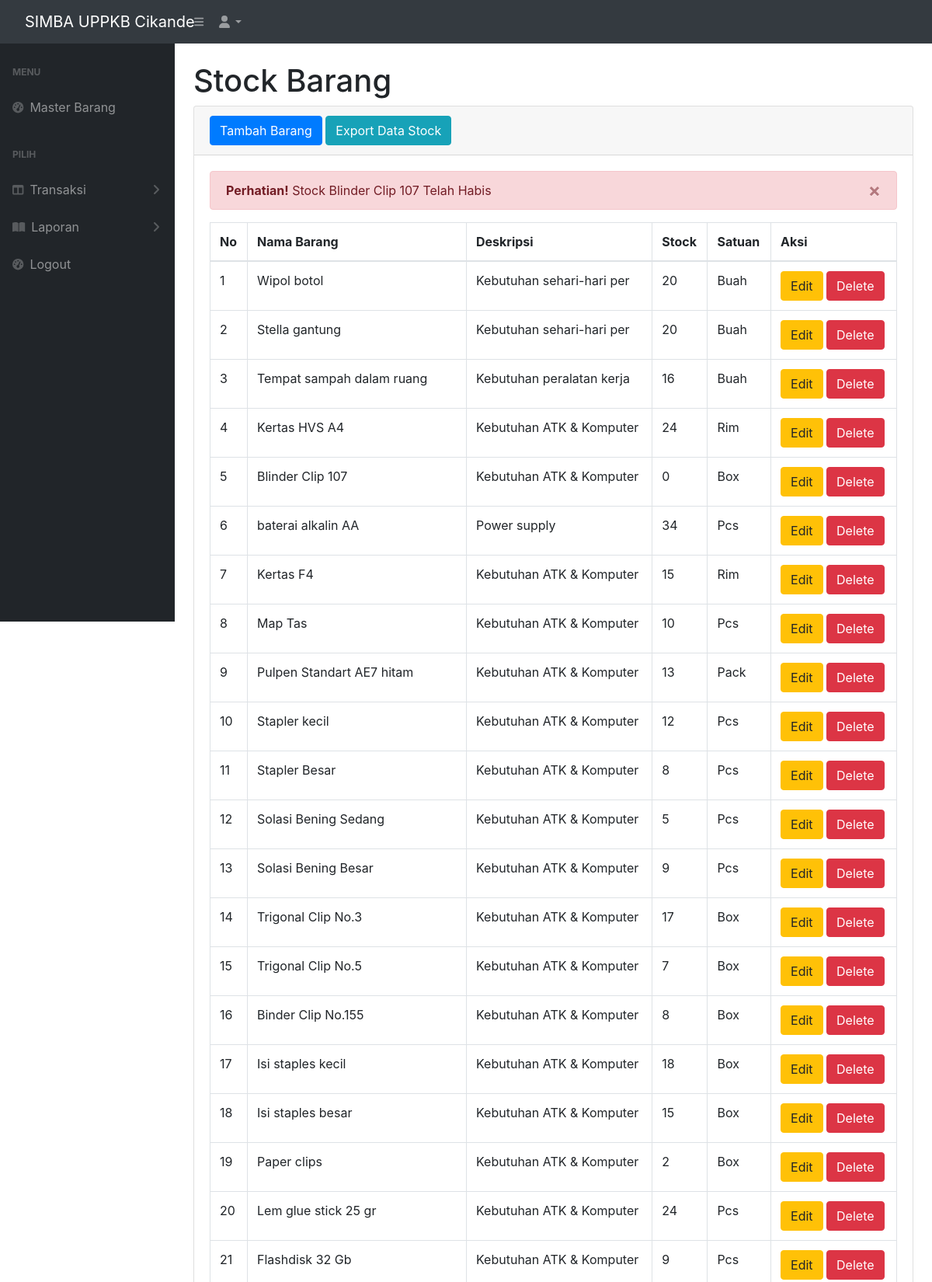
Screenshot of / (signed in, upper part) with the database file from the repository.
### tables this page shows
CREATE TABLE IF NOT EXISTS `stock` (
  `idbarang` int(11) NOT NULL AUTO_INCREMENT,
  `namabarang` varchar(50) NOT NULL,
  `Deskripsi` varchar(25) NOT NULL,
  `stock` int(11) NOT NULL,
  `satuan` varchar(30) NOT NULL,
  PRIMARY KEY (`idbarang`)
);

### index.php (the view, shortened to what this page needs)
<?php
require 'function.php';
?>
<!DOCTYPE html>
<html lang="en">
    <head>
        <link href="https://cdn.jsdelivr.net/npm/simple-datatables@latest/dist/style.css" rel="stylesheet" />
        <link href="css/styles.css" rel="stylesheet" />
    </head>
    <body class="sb-nav-fixed">
        <nav class="sb-topnav navbar navbar-expand navbar-dark bg-dark">
            <a class="navbar-brand ps-3" href="index.php">SIMBA UPPKB Cikande</a>
            <button class="btn btn-link btn-sm order-1 order-lg-0 me-4 me-lg-0" id="sidebarToggle" href="#!"><i class="fas fa-bars"></i></button>
            <ul class="navbar-nav ms-auto ms-md-0 me-3 me-lg-4">
                <li class="nav-item dropdown">
                    <a class="nav-link dropdown-toggle" id="navbarDropdown" href="#" role="button" data-bs-toggle="dropdown" aria-expanded="false"><i class="fas fa-user fa-fw"></i></a>
                </li>
            </ul>
        </nav>
            <div id="layoutSidenav">
            <div id="layoutSidenav_nav">
                <nav class="sb-sidenav accordion sb-sidenav-dark" id="sidenavAccordion">
                    <div class="sb-sidenav-menu">
                        <div class="nav">
                            <div class="sb-sidenav-menu-heading">Menu</div>
                            <a class="nav-link" href="index.php">
                                <div class="sb-nav-link-icon"><i class="fas fa-tachometer-alt"></i></div>
                                Master Barang
                            </a>
                            <div class="sb-sidenav-menu-heading">Pilih</div>
                            <a class="nav-link collapsed" href="#" data-bs-toggle="collapse" data-bs-target="#collapseLayouts" aria-expanded="false" aria-controls="collapseLayouts">
                                <div class="sb-nav-link-icon"><i class="fas fa-columns"></i></div>
                                Transaksi
                                <div class="sb-sidenav-collapse-arrow"><i class="fas fa-angle-down"></i></div>
                            </a>
                            <a class="nav-link collapsed" href="#" data-bs-toggle="collapse" data-bs-target="#collapsePages" aria-expanded="false" aria-controls="collapsePages">
                                <div class="sb-nav-link-icon"><i class="fas fa-book-open"></i></div>
                                Laporan
                                <div class="sb-sidenav-collapse-arrow"><i class="fas fa-angle-down"></i></div>
                            </a>
                            <a class="nav-link" href="logout.php">
                                <div class="sb-nav-link-icon"><i class="fas fa-tachometer-alt"></i></div>
                                Logout
                            </a>
                </div>
               </div>
              </nav>
            </div>
            <div id="layoutSidenav_content">
                <main>
                    <div class="container-fluid px-4">
                        <h1 class="mt-4">Stock Barang</h1>
                        <div class="card mb-4">
                            <div class="card-header">
                              <link rel="stylesheet" href="https://cdn.jsdelivr.net/npm/bootstrap@4.6.1/dist/css/bootstrap.min.css">
                                  <button type="button" class="btn btn-primary" data-toggle="modal" data-target="#myModal">
                                    Tambah Barang
                                  </button>
                                  <a href="export.php" class="btn btn-info">Export Data Stock</a>
                              </div>
                            <div class="card-body">
                                <?php
                                    $ambildatastock=mysqli_query($koneksi, "select * from stock where stock < 1");
                                    while($fetch = mysqli_fetch_array($ambildatastock)){
                                        $barang = $fetch['namabarang'];
                                ?>
                                <div class="alert alert-danger alert-dismissible">
                                <button type="button" class="close" data-dismiss="alert">&times;</button>
                                <strong>Perhatian!</strong> Stock <?=$barang;?> Telah Habis
                                </div>
                                <?php
                                    }
                                ?>
                                <table class="table table-bordered" id="datatablesSimple" width="100%" cellspacing="0">
                                    <thead>
                                        <tr>
                                            <th>No</th>
                                            <th>Nama Barang</th>
                                            <th>Deskripsi</th>
                                            <th>Stock</th>
                                            <th>Satuan</th>
                                            <th>Aksi</th>
                                        </tr>
                                    </thead>
                                    <tbody>
                                    <?php
                                    $ambilsemuadatastock = mysqli_query($koneksi, "SELECT * from stock");
                                    $i = 1;
                                    while($data=mysqli_fetch_array ($ambilsemuadatastock)){
                                        $namabarang = $data['namabarang'];
                                        $deskripsi = $data['Deskripsi'];
                                        $stock = $data['stock'];
                                        $satuan=$data['satuan'];
                                        $idb = $data['idbarang'];
                                    ?>
                                        <tr>
                                            <td><?=$i++;?></td>
                                            <td><?=$namabarang;?></td>
                                            <td><?=$deskripsi;?></td>
                                            <td><?=$stock;?></td>
                                            <td><?=$satuan;?></td>
                                            <td>
                                                <button type="button" class="btn btn-warning" data-toggle="modal" data-target="#edit<?=$idb;?>">
                                                    Edit
                                                </button>
                                                <button type="button" class="btn btn-danger" data-toggle="modal" data-target="#delete<?=$idb;?>">
                                                    Delete
                                                </button>
                                            </td>
                                        </tr>
                                            <?php
                                            };
                                            ?>
                                    </tbody>
                                </table>
                            </div>
                        </div>
                    </div>
                </main>
            </div>
        </div>
    </body>
</html>

### rows the page displays
stock: namabarang "Blinder Clip 107", Deskripsi "Kebutuhan ATK & Komputer", stock "0", satuan "Box"
stock: namabarang "Wipol botol", Deskripsi "Kebutuhan sehari-hari per", stock "20", satuan "Buah"
stock: namabarang "Stella gantung", Deskripsi "Kebutuhan sehari-hari per", stock "20", satuan "Buah"
stock: namabarang "Tempat sampah dalam ruang", Deskripsi "Kebutuhan peralatan kerja", stock "16", satuan "Buah"
stock: namabarang "Kertas HVS A4", Deskripsi "Kebutuhan ATK & Komputer", stock "24", satuan "Rim"
stock: namabarang "baterai alkalin AA", Deskripsi "Power supply", stock "34", satuan "Pcs"
stock: namabarang "Kertas F4", Deskripsi "Kebutuhan ATK & Komputer", stock "15", satuan "Rim"
stock: namabarang "Map Tas", Deskripsi "Kebutuhan ATK & Komputer", stock "10", satuan "Pcs"
stock: namabarang "Pulpen Standart AE7 hitam", Deskripsi "Kebutuhan ATK & Komputer", stock "13", satuan "Pack"
stock: namabarang "Stapler kecil", Deskripsi "Kebutuhan ATK & Komputer", stock "12", satuan "Pcs"
stock: namabarang "Stapler Besar", Deskripsi "Kebutuhan ATK & Komputer", stock "8", satuan "Pcs"
stock: namabarang "Solasi Bening Sedang", Deskripsi "Kebutuhan ATK & Komputer", stock "5", satuan "Pcs"
stock: namabarang "Solasi Bening Besar", Deskripsi "Kebutuhan ATK & Komputer", stock "9", satuan "Pcs"
stock: namabarang "Trigonal Clip No.3", Deskripsi "Kebutuhan ATK & Komputer", stock "17", satuan "Box"
stock: namabarang "Trigonal Clip No.5", Deskripsi "Kebutuhan ATK & Komputer", stock "7", satuan "Box"
stock: namabarang "Binder Clip No.155", Deskripsi "Kebutuhan ATK & Komputer", stock "8", satuan "Box"
stock: namabarang "Isi staples kecil", Deskripsi "Kebutuhan ATK & Komputer", stock "18", satuan "Box"
stock: namabarang "Isi staples besar", Deskripsi "Kebutuhan ATK & Komputer", stock "15", satuan "Box"
stock: namabarang "Paper clips", Deskripsi "Kebutuhan ATK & Komputer", stock "2", satuan "Box"
stock: namabarang "Lem glue stick 25 gr", Deskripsi "Kebutuhan ATK & Komputer", stock "24", satuan "Pcs"
stock: namabarang "Flashdisk 32 Gb", Deskripsi "Kebutuhan ATK & Komputer", stock "9", satuan "Pcs"
